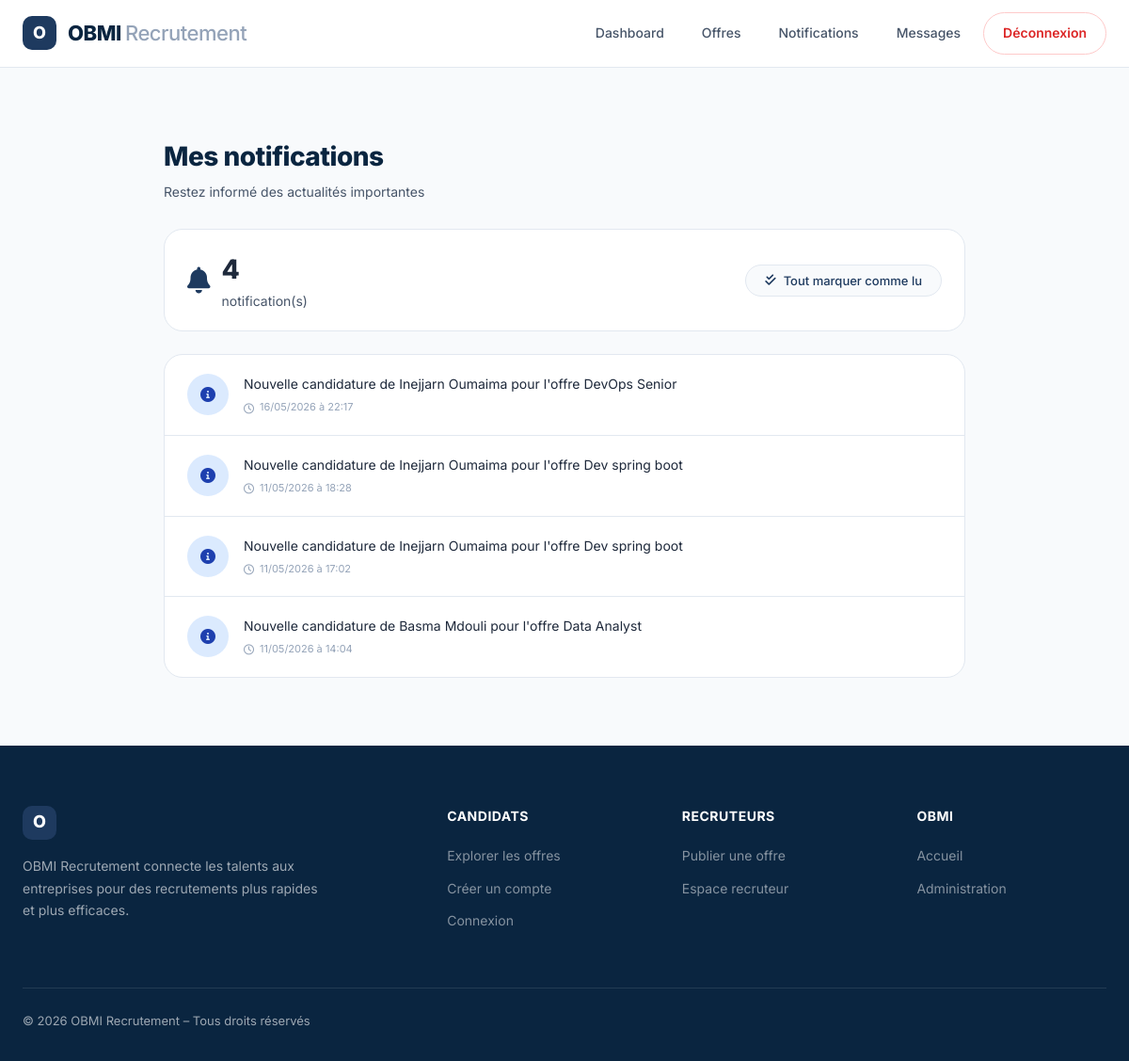
The page /notifications/ (signed in) on the database as committed earlier.
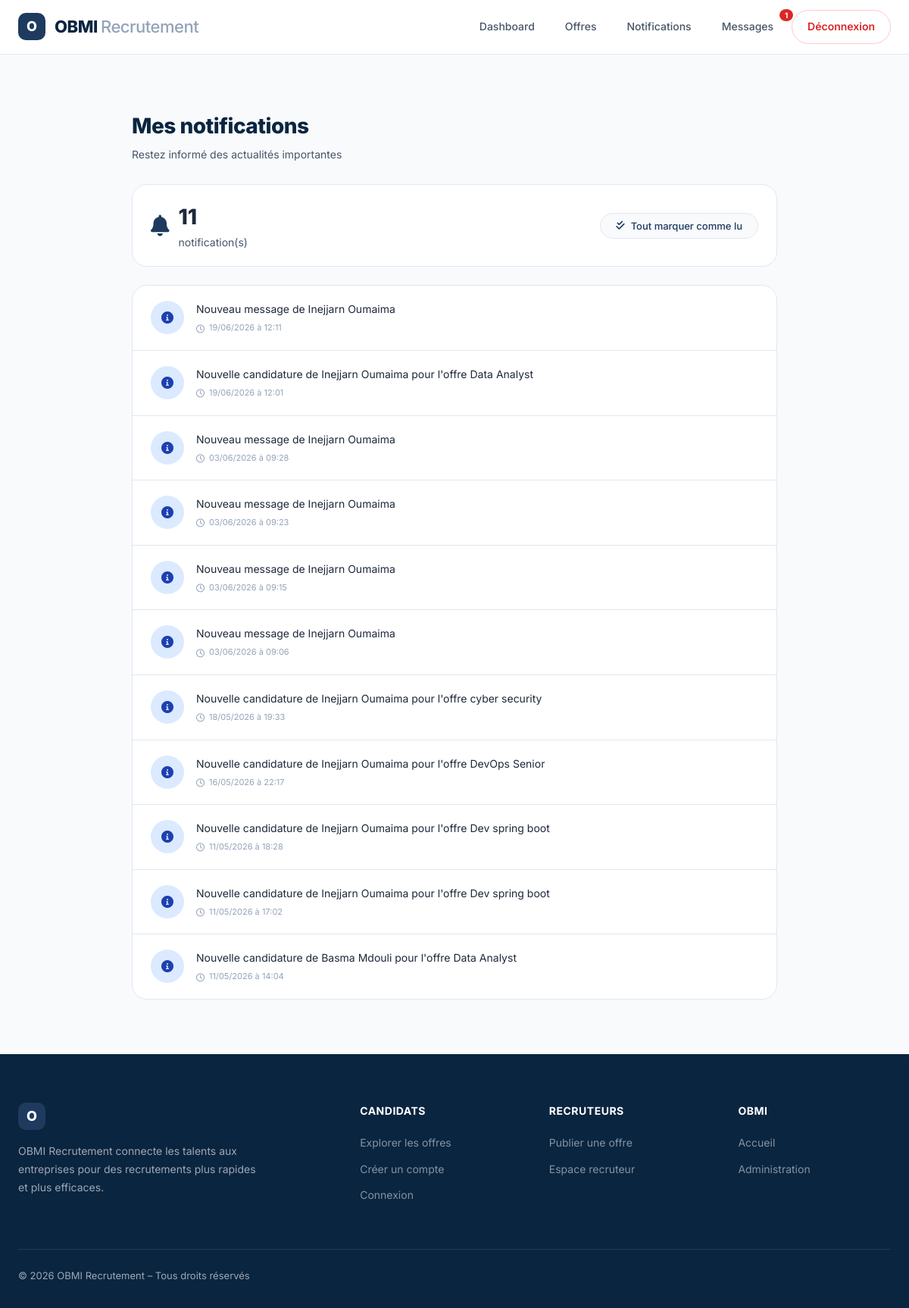
The same page on the database as committed later.
### candidature/models.py (models this page shows, shortened)
class Notification(models.Model):
    TYPE_CHOICES = [
        ('info', 'Information'),
        ('success', 'Succès'),
        ('warning', 'Alerte'),
        ('error', 'Erreur'),
    ]
    type = models.CharField(max_length=20, choices=TYPE_CHOICES, default='info')
    contenu = models.TextField()
    dateEnvoi = models.DateTimeField(auto_now_add=True)
    lu = models.BooleanField(default=False)
    utilisateur = models.ForeignKey(Utilisateur, on_delete=models.CASCADE, related_name='notifications')

### candidature/views.py (the view)
# urls.py: path('notifications/', views.mes_notifications, name='mes_notifications'),
@login_required
def mes_notifications(request):
    Notification.objects.filter(utilisateur=request.user, lu=False).update(lu=True)
    notifications = Notification.objects.filter(utilisateur=request.user).order_by('-dateEnvoi')
    return render(request, 'candidature/notifications.html', {'notifications': notifications})

### candidature/context_processors.py (called while the page is built)
def notifications_context(request):
    if request.user.is_authenticated:
        return {
            'unread_messages': Message.objects.filter(destinataire=request.user, lu=False).count(),
            'unread_notifications': Notification.objects.filter(utilisateur=request.user, lu=False).count(),
        }
    return {'unread_messages': 0, 'unread_notifications': 0}

### candidature/templates/candidature/notifications.html (shortened to what this page needs)
{% extends 'candidature/base.html' %}
{% block content %}
<div class="page-content">
    <div class="container-narrow">
        <div class="page-header">
            <div>
                <h1>Mes notifications</h1>
                <p>Restez informé des actualités importantes</p>
            </div>
        </div>
        <div class="stats-card">
            <div class="stats-info">
                <i class="fas fa-bell"></i>
                <div>
                    <div class="stats-number">{{ notifications|length }}</div>
                    <div class="stats-text">notification(s)</div>
                </div>
            </div>
            <button class="mark-read-btn" id="markAllRead">
                <i class="fas fa-check-double"></i> Tout marquer comme lu
            </button>
        </div>
        <div class="notifications-card" id="notificationsList">
            {% if notifications %}
                {% for notif in notifications %}
                    <div class="notification-item" data-id="{{ notif.id }}" data-lu="{{ notif.lu|yesno:'true,false' }}">
                        <div class="notification-icon {{ notif.type }}">
                            {% if notif.type == 'info' %}
                                <i class="fas fa-info-circle"></i>
                            {% elif notif.type == 'success' %}
                                <i class="fas fa-check-circle"></i>
                            {% elif notif.type == 'error' %}
                                <i class="fas fa-exclamation-circle"></i>
                            {% else %}
                                <i class="fas fa-bell"></i>
                            {% endif %}
                        </div>
                        <div class="notification-content">
                            <div class="notification-message">{{ notif.contenu }}</div>
                            <div class="notification-date">
                                <i class="far fa-clock"></i>
                                {{ notif.dateEnvoi|date:"d/m/Y à H:i" }}
                            </div>
                        </div>
                    </div>
                {% endfor %}
            {% else %}
                <div class="empty-state">
                    <i class="fas fa-bell-slash"></i>
                    <p>Aucune notification pour le moment.</p>
                    <p style="font-size: 13px; margin-top: 8px;">Les notifications apparaîtront ici lorsque vous aurez des activités.</p>
                </div>
            {% endif %}
        </div>
    </div>
</div>
{% endblock %}

### candidature/templates/candidature/base.html (shortened to what this page needs)
<!DOCTYPE html>
<html lang="fr">
<head>
    <link rel="stylesheet" href="https://cdnjs.cloudflare.com/ajax/libs/font-awesome/6.0.0-beta3/css/all.min.css">
</head>
<body>
<nav class="navbar">
    <div class="container nav-inner">
        <div class="nav-left">
            <a href="/" class="logo">
                <div class="logo-mark">O</div>
                <div class="logo-text">OBMI <span>Recrutement</span></div>
            </a>
        </div>
        <div class="nav-links" id="navLinks">
            {% if user.is_authenticated %}
                <a href="/dashboard/">Dashboard</a>
                {% block nav_offres_auth %}<a href="/offres/">Offres</a>{% endblock %}
                <a href="/notifications/" style="position:relative;">
                    Notifications
                </a>
                <a href="/messages/" style="position:relative;">
                    Messages
                    {% if unread_messages %}
                    <span style="position:absolute;top:-4px;right:-10px;background:#DC2626;color:white;border-radius:50%;padding:2px 6px;font-size:10px;font-weight:700;line-height:1.2;min-width:18px;text-align:center;">{{ unread_messages }}</span>
                    {% endif %}
                </a>
                <a href="/deconnexion/" class="nav-btn nav-btn-danger">Déconnexion</a>
            {% else %}
                {% block nav_offres_anon %}<a href="/offres/">Offres</a>{% endblock %}
                <a href="/login/" class="nav-btn nav-btn-primary">Connexion</a>
                <a href="/inscription/" class="nav-btn nav-btn-primary">S'inscrire</a>
            {% endif %}
        </div>
    </div>
</nav>
{% block content %}{% endblock %}
<footer class="footer">
    <div class="container">
        <div class="footer-grid">
            <div class="footer-brand">
                <div class="logo-mark">O</div>
                <p>OBMI Recrutement connecte les talents aux entreprises pour des recrutements plus rapides et plus efficaces.</p>
            </div>
            <div class="footer-col">
                <h4>Candidats</h4>
                <a href="/offres/">Explorer les offres</a>
                <a href="/inscription/">Créer un compte</a>
                <a href="/login/">Connexion</a>
            </div>
            <div class="footer-col">
                <h4>Recruteurs</h4>
                <a href="/inscription/">Publier une offre</a>
                <a href="/login/">Espace recruteur</a>
            </div>
            <div class="footer-col">
                <h4>OBMI</h4>
                <a href="/">Accueil</a>
                <a href="/admin-login/">Administration</a>
            </div>
        </div>
        <div class="footer-bottom">
            <p>&copy; 2026 OBMI Recrutement – Tous droits réservés</p>
        </div>
    </div>
</footer>
</body>
</html>

### candidature/templates/candidature/base.html (style rules this page uses)
* { margin: 0; padding: 0; box-sizing: border-box; scroll-behavior: smooth; }
:root { --navy: #0A2540; --primary: #1E3A5F; --blue: #2C5F8A; --light-blue: #E8F0FE; --accent: #2563EB; --surface: #FFFFFF; --bg: #F8FAFC; --text: #1E293B; --text-secondary: #475569; --text-muted: #94A3B8; --border: #E2E8F0; --radius: 16px; --shadow: 0 1px 3px rgba(0,0,0,0.06), 0 1px 2px rgba(0,0,0,0.04); --shadow-lg: 0 10px 25px rgba(0,0,0,0.08); }
body { font-family: 'Inter', sans-serif; background: var(--bg); color: var(--text); line-height: 1.6; }
.container { max-width: 1200px; margin: 0 auto; padding: 0 24px; }
.container-narrow { max-width: 720px; }
a { color: var(--accent); text-decoration: none; }
.page-content { padding: 40px 0; }
.navbar { background: var(--surface); border-bottom: 1px solid var(--border); padding: 0; position: sticky; top: 0; z-index: 100; height: 72px; display: flex; align-items: center; }
.nav-inner { display: flex; justify-content: space-between; align-items: center; width: 100%; }
.nav-left { display: flex; align-items: center; gap: 10px; }
.logo { display: flex; align-items: center; gap: 12px; text-decoration: none; }
.logo-mark { width: 36px; height: 36px; background: var(--primary); border-radius: 10px; display: flex; align-items: center; justify-content: center; color: white; font-weight: 800; font-size: 18px; flex-shrink: 0; }
.logo-text { font-size: 22px; font-weight: 800; color: var(--navy); letter-spacing: -0.5px; }
.logo-text span { color: var(--text-muted); font-weight: 500; }
.nav-links { display: flex; align-items: center; gap: 8px; }
.nav-links a { text-decoration: none; color: var(--text-secondary); font-size: 14px; font-weight: 500; padding: 8px 16px; border-radius: 8px; transition: all 0.2s; }
.nav-btn { padding: 10px 20px !important; border-radius: 40px !important; font-weight: 600 !important; }
.nav-btn-danger { color: #DC2626 !important; border: 1px solid #FECACA; }
.footer { background: var(--navy); color: rgba(255,255,255,0.6); padding: 64px 0 32px; }
.footer-grid { display: grid; grid-template-columns: 2fr 1fr 1fr 1fr; gap: 48px; margin-bottom: 48px; }
.footer-brand .logo-mark { margin-bottom: 16px; }
.footer-brand p { font-size: 14px; line-height: 1.7; max-width: 320px; }
.footer-col h4 { color: white; font-size: 14px; font-weight: 700; margin-bottom: 20px; text-transform: uppercase; letter-spacing: 0.5px; }
.footer-col a { display: block; color: rgba(255,255,255,0.5); text-decoration: none; font-size: 14px; margin-bottom: 12px; transition: color 0.2s; }
.footer-bottom { border-top: 1px solid rgba(255,255,255,0.1); padding-top: 24px; display: flex; justify-content: space-between; align-items: center; flex-wrap: wrap; gap: 16px; font-size: 13px; }

Rows that differ between the two databases and show on the page:
added Notification: type "info" (drawn), contenu "Nouveau message de Inejjarn Oumaima", dateEnvoi "19/06/2026 à 12:11"
added Notification: type "info" (drawn), contenu "Nouvelle candidature de Inejjarn Oumaima pour l'offre Data Analyst", dateEnvoi "19/06/2026 à 12:01"
added Notification: type "info" (drawn), contenu "Nouveau message de Inejjarn Oumaima", dateEnvoi "03/06/2026 à 09:28"
added Notification: type "info" (drawn), contenu "Nouveau message de Inejjarn Oumaima", dateEnvoi "03/06/2026 à 09:23"
added Notification: type "info" (drawn), contenu "Nouveau message de Inejjarn Oumaima", dateEnvoi "03/06/2026 à 09:15"
added Notification: type "info" (drawn), contenu "Nouveau message de Inejjarn Oumaima", dateEnvoi "03/06/2026 à 09:06"
added Notification: type "info" (drawn), contenu "Nouvelle candidature de Inejjarn Oumaima pour l'offre cyber security", dateEnvoi "18/05/2026 à 19:33"
Other text that changed with them:
{{ unread_messages }}: (not shown) → "1"
{{ notifications|length }}: "4" → "11"
